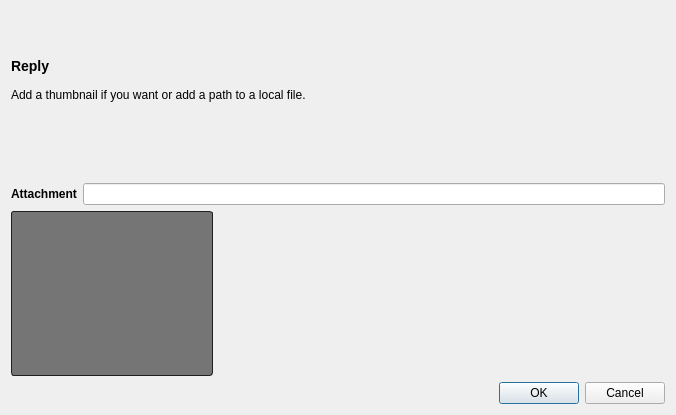
<?xml version="1.0" encoding="UTF-8"?>
<ui version="4.0">
 <class>NewTask</class>
 <widget class="QDialog" name="NewTask">
  <property name="geometry">
   <rect>
    <x>0</x>
    <y>0</y>
    <width>676</width>
    <height>415</height>
   </rect>
  </property>
  <property name="windowTitle">
   <string>Dialog</string>
  </property>
  <layout class="QGridLayout" name="gridLayout">
   <item row="0" column="0" colspan="2">
    <widget class="QLabel" name="label_3">
     <property name="text">
      <string>&lt;html&gt;&lt;head/&gt;&lt;body&gt;&lt;p&gt;&lt;span style=&quot; font-size:large; font-weight:600;&quot;&gt;Reply&lt;/span&gt;&lt;br/&gt;&lt;br/&gt;Add a thumbnail if you want or add a path to a local file.&lt;br/&gt;&lt;br/&gt;&lt;/p&gt;&lt;/body&gt;&lt;/html&gt;</string>
     </property>
     <property name="wordWrap">
      <bool>true</bool>
     </property>
    </widget>
   </item>
   <item row="1" column="0">
    <widget class="QLabel" name="label_2">
     <property name="font">
      <font>
       <weight>75</weight>
       <bold>true</bold>
      </font>
     </property>
     <property name="text">
      <string>Attachment</string>
     </property>
    </widget>
   </item>
   <item row="1" column="1">
    <widget class="QLineEdit" name="attachment"/>
   </item>
   <item row="2" column="0" colspan="2">
    <layout class="QHBoxLayout" name="horizontalLayout_6">
     <property name="spacing">
      <number>0</number>
     </property>
     <item>
      <widget class="QFrame" name="thumbnail_frame">
       <property name="styleSheet">
        <string notr="true">#thumbnail_frame {
border-style: solid;
border-color: rgb(32,32,32);
border-width: 1px;
border-radius: 3px;
background: rgb(117,117,117);
}</string>
       </property>
       <property name="frameShape">
        <enum>QFrame::StyledPanel</enum>
       </property>
       <property name="frameShadow">
        <enum>QFrame::Raised</enum>
       </property>
       <layout class="QHBoxLayout" name="horizontalLayout_3">
        <property name="margin">
         <number>0</number>
        </property>
        <item>
         <widget class="ThumbnailWidget" name="thumbnail_widget" native="true">
          <property name="minimumSize">
           <size>
            <width>200</width>
            <height>130</height>
           </size>
          </property>
          <property name="maximumSize">
           <size>
            <width>200</width>
            <height>130</height>
           </size>
          </property>
          <property name="styleSheet">
           <string notr="true"/>
          </property>
         </widget>
        </item>
       </layout>
      </widget>
     </item>
     <item>
      <spacer name="horizontalSpacer_4">
       <property name="orientation">
        <enum>Qt::Horizontal</enum>
       </property>
       <property name="sizeHint" stdset="0">
        <size>
         <width>0</width>
         <height>20</height>
        </size>
       </property>
      </spacer>
     </item>
    </layout>
   </item>
   <item row="3" column="0" colspan="2">
    <widget class="QDialogButtonBox" name="buttonBox">
     <property name="orientation">
      <enum>Qt::Horizontal</enum>
     </property>
     <property name="standardButtons">
      <set>QDialogButtonBox::Cancel|QDialogButtonBox::Ok</set>
     </property>
    </widget>
   </item>
  </layout>
  <zorder>label_3</zorder>
  <zorder>buttonBox</zorder>
  <zorder>layoutWidget</zorder>
  <zorder>thumbnail_widget</zorder>
  <zorder>thumbnail_frame</zorder>
 </widget>
 <customwidgets>
  <customwidget>
   <class>ThumbnailWidget</class>
   <extends>QWidget</extends>
   <header>..publish_details_form</header>
   <container>1</container>
  </customwidget>
 </customwidgets>
 <resources/>
 <connections>
  <connection>
   <sender>buttonBox</sender>
   <signal>accepted()</signal>
   <receiver>NewTask</receiver>
   <slot>accept()</slot>
   <hints>
    <hint type="sourcelabel">
     <x>248</x>
     <y>254</y>
    </hint>
    <hint type="destinationlabel">
     <x>157</x>
     <y>274</y>
    </hint>
   </hints>
  </connection>
  <connection>
   <sender>buttonBox</sender>
   <signal>rejected()</signal>
   <receiver>NewTask</receiver>
   <slot>reject()</slot>
   <hints>
    <hint type="sourcelabel">
     <x>316</x>
     <y>260</y>
    </hint>
    <hint type="destinationlabel">
     <x>286</x>
     <y>274</y>
    </hint>
   </hints>
  </connection>
 </connections>
</ui>
